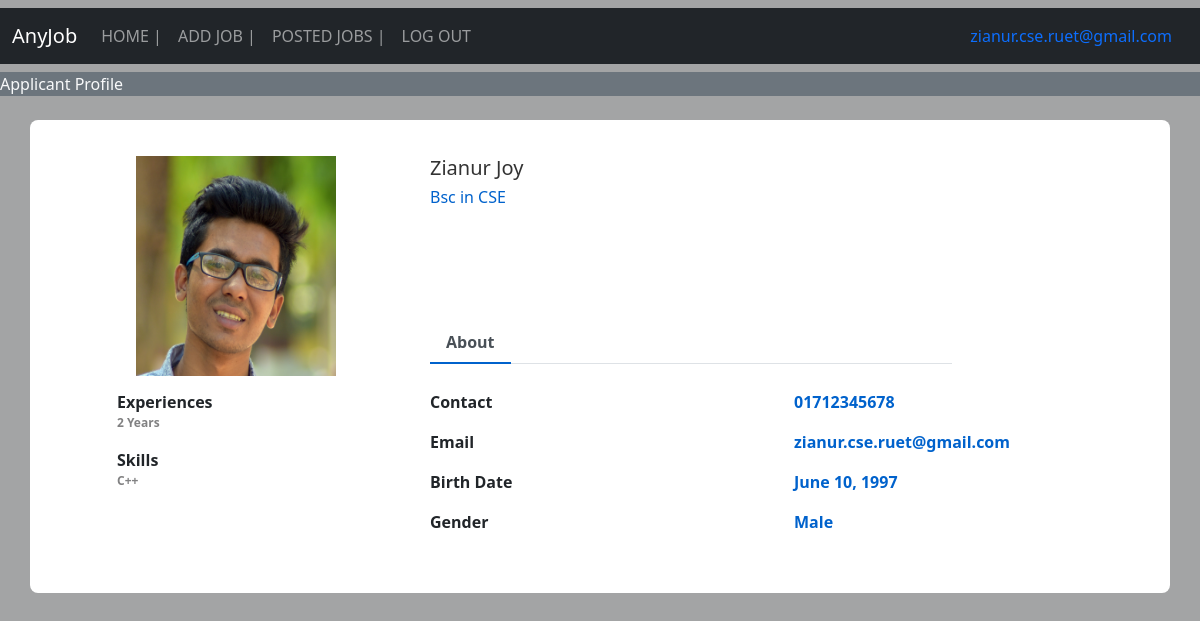
Screenshot of /view_profile_applicant/2 (signed in) with the database file from the repository.
### job/models.py (models this page shows, shortened)
class Candidate(models.Model):
    contact = models.CharField(max_length=15)
    image = models.FileField(upload_to="candidate/images", null=True)
    education = models.CharField(max_length=50,null=True)
    experience = models.CharField(max_length=50,null=True)
    skill = models.CharField(max_length=50,null=True)
    gender = models.CharField(max_length=15,null=True)
    birth_date = models.DateField()
    type = models.CharField(max_length=15,null=True)
    user = OneToOneField(User, on_delete=CASCADE,null=True)

### job/views.py (the view)
# urls.py: path('view_profile_applicant/<int:pid>', views.view_profile_applicant, name="view_profile_applicant"),
def view_profile_applicant(request,pid):
    if not request.user.is_authenticated:
        return redirect('employer_login')
    candidate = Candidate.objects.get(id=pid)
    d = {'candidate': candidate}
    return render(request, 'view_profile_applicant.html', d)

### job/templates/view_profile_applicant.html (shortened to what this page needs)
{% extends 'employer_navigation.html' %}
{% block head %}
<link href="/static/css/user_home.css" rel="stylesheet">
{% endblock head %}
{% block body %}
<marquee class="bg-secondary text-light" width="100%" direction="right" height="25px">
    Applicant Profile
</marquee>
<div class="container emp-profile">
    <form method="post">
        <div class="row">
            <div class="col-md-4">
                <div class="profile-img">
                    <img src="{{candidate.image.url}}"alt="">
                </div>
            </div>
            <div class="col-md-6">
                <div class="profile-head">
                    <h5>
                        {{candidate.user.first_name}} {{candidate.user.last_name}}
                    </h5>
                    <h6>
                        {{candidate.education}}
                    </h6>
                    <ul class="nav nav-tabs about" id="myTab" role="tablist">
                        <li class="nav-item">
                            <button class="nav-link active disabled" id="home-tab" data-toggle="tab" role="tab" aria-controls="home" aria-selected="true">About</button>
                        </li>
                    </ul>
                </div>
            </div>
            <div class="col-md-2">
            </div>
        </div>
        <div class="row">
            <div class="col-md-4">
                <div class="profile-work">
                    <div>
                        <label for="">Experiences</label>
                        <p>{{candidate.experience}}</p>
                    </div>
                    <div>
                        <label for="">Skills</label>
                        <p>{{candidate.skill}}</p>
                    </div>
                </div>
            </div>
            <div class="col-md-8">
                <div class="tab-content profile-tab" id="myTabContent">
                    <div class="tab-pane fade show active" id="home" role="tabpanel" aria-labelledby="home-tab">
                        <div class="row">
                            <div class="col-md-6">
                                <label>Contact</label>
                            </div>
                            <div class="col-md-6">
                                <p>{{candidate.contact}}</p>
                            </div>
                        </div>
                        <div class="row">
                            <div class="col-md-6">
                                <label>Email</label>
                            </div>
                            <div class="col-md-6">
                                <p>{{candidate.user.username}}</p>
                            </div>
                        </div>
                        <div class="row">
                            <div class="col-md-6">
                                <label>Birth Date</label>
                            </div>
                            <div class="col-md-6">
                                <p>{{candidate.birth_date}}</p>
                            </div>
                        </div>
                        <div class="row">
                            <div class="col-md-6">
                                <label>Gender</label>
                            </div>
                            <div class="col-md-6">
                                <p>{{candidate.gender}}</p>
                            </div>
                        </div>
                    </div>
                </div>
            </div>
        </div>
    </form>
</div>
{% endblock body %}

### job/templates/employer_navigation.html (shortened to what this page needs)
<!doctype html>
<html lang="en">
  <head>
    <link href="https://cdn.jsdelivr.net/npm/bootstrap@5.0.1/dist/css/bootstrap.min.css" rel="stylesheet">
    <link rel="stylesheet" href="//cdn.datatables.net/1.10.24/css/jquery.dataTables.min.css">
    <link rel="stylesheet" href="https://cdn.datatables.net/buttons/1.7.0/css/buttons.dataTables.min.css">
    {% block head %} {% endblock head %}
  </head>
  <body>
    <nav class="navbar navbar-expand-lg navbar-dark bg-dark my-2">
        <div class="container-fluid">
          <a class="navbar-brand">AnyJob</a>
          <div class="collapse navbar-collapse" id="navbarSupportedContent">
            <ul class="navbar-nav me-auto mb-2 mb-lg-0">
              <li class="nav-item">
                <a class="nav-link" aria-current="page" href="/employer_home">HOME  |</a>
              </li>
              <li class="nav-item">
                <a class="nav-link" href="/add_job">ADD JOB  |</a>
              </li>
              <li class="nav-item">
                <a class="nav-link" href="/job_list">POSTED JOBS  |</a>
              </li>
              <li class="nav-item">
                <a class="nav-link" href="/logout_employer">LOG OUT</a>
              </li>
            </ul>
            <li class="nav-item d-flex">
                <a class="nav-link" href="/employer_home"> {{request.user.username}} </a>
            </li>
          </div>
        </div>
      </nav>
      {% block body %} {% endblock body %}
  </body>
</html>

### job/static/css/user_home.css (style rules this page uses)
body { background: -webkit-linear-gradient(left, #a3a4a5, #a3a4a5); }
.emp-profile { padding: 3%; margin-top: 2%; margin-bottom: 2%; border-radius: 0.5rem; background: #fff; }
.profile-img { text-align: center; }
.profile-img img { width: 200px; height: 220px; }
.profile-head h5 { color: #333; }
.profile-head h6 { color: #0062cc; }
.profile-head .nav-tabs { margin-bottom:5%; }
.profile-head .nav-tabs .nav-link { font-weight:600; border: none; }
.profile-head .nav-tabs .nav-link.active { border: none; border-bottom:2px solid #0062cc; }
.profile-work { padding: 15%; margin-top: -15%; }
.profile-work p { font-size: 12px; color: #818182; font-weight: 700; }
.profile-tab label { font-weight: 600; }
.profile-tab p { font-weight: 600; color: #0062cc; }
h6 { margin-bottom: 22%; }

### job/templates/employer_navigation.html (style rules this page uses)
label { font-weight: bold; }

### rows the page displays
Candidate: image (picture), user.first_name "Zianur", user.last_name "Joy", education "Bsc in CSE", experience "2 Years", skill "C++", contact "01712345678", user.username "zianur.cse.ruet@gmail.com", birth_date "June 10, 1997", gender "Male"

### other values shown
{{ request.user.username }} "zianur.cse.ruet@gmail.com"
